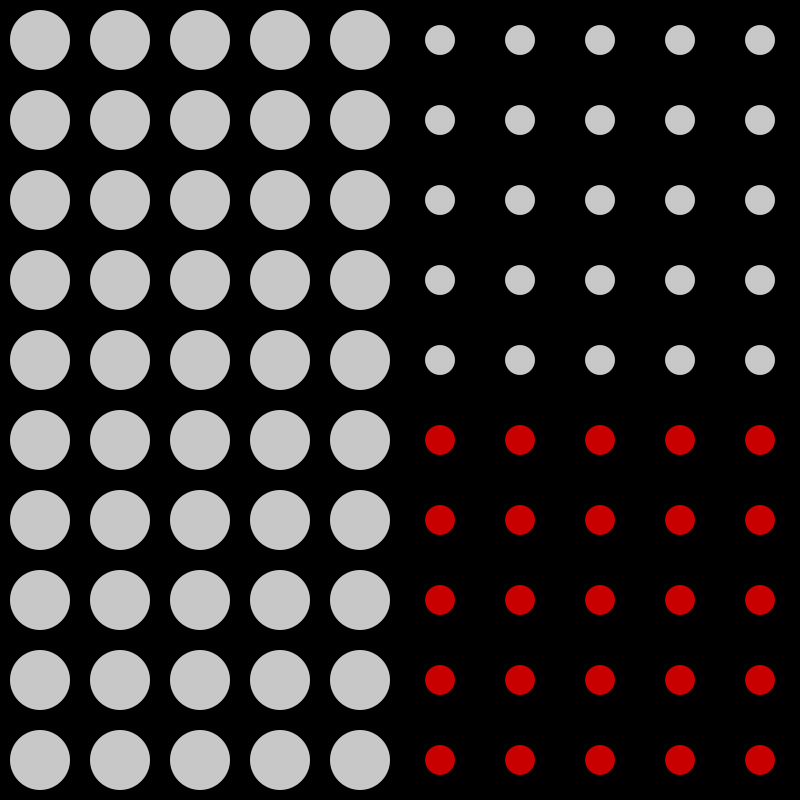
Frame 1 (no input)
Frame 60 (the mouse pressed at the canvas centre just before this capture): identical to frame 1, image omitted
Frame 120 (the mouse held since frame 60 and released just before this capture): identical to frame 1, image omitted

The Processing sketch that drew this single still picture (run headless with seeded random() and noise(); from frame 60 on, the mouse is pressed at the canvas centre):

// Processing sketch: sketch_181010c
// ── sketch_181010c.pde
// Code 1 FA_18
// Bryan Ma

// 2d arrays part 2

// this sketch uses a 2d array of booleans.
// it fills the array based on the value of i and j in the loop, seeing if its
//  halfway through the loop in that dimension. if it is, it sets the value to true.
// in the draw loop, based on if the boolean is true or not, it sets the color of an
//  ellipse being drawn. 

// add an additional 2d array that will be used to store the sizes of each of the 
//  ellipses being drawn. that is, some ellipses should be large, some should be small, 
//  etc. Map the value in the setup loops. for example, the ellipses should be large 
//  on the left and small on the right. 
// Replace the w and h values filling the ellipse with the new values from your new
//  ellipse size 2d array.

int gridW = 10;
int gridH = 10;
float[][] size  = new float[gridW][gridH];
boolean[][] isRed = new boolean[gridW][gridH];

void setup() {
  size(800, 800);
  noStroke();
  for (int i = 0; i < gridW; i++) {
    for (int j = 0; j < gridH; j++) {
      if (i >= gridW/2 && j >= gridH/2) {
        isRed[i][j] = true;
       // size[i][j] = 15;
      } else {
        isRed[i][j] = false;
        //size[i][j] = 15;
      }
    }
  }
  for (int i = 0; i < gridW; i++) {
    for (int j = 0; j < gridH; j++) {
      if (i >= gridW/2) {
        size[i][j] = 30;
      } else {
        size[i][j] = 60;
      }
    }
  }
}

void draw() {
  float siz;
  background(0);
  for (int i = 0; i < gridW; i++) {
    for (int j = 0; j < gridH; j++) {
      siz = size[i][j];
      if (isRed[i][j] == true) {
        fill(200, 0, 0);
        
      } else {
        fill(200, 200, 200);
        
      }
      float w = width/gridW;
      float h = height/gridH;
      float xPos = i * width/gridW + w/2;
      float yPos = j * height/gridH + h/2;
      
      ellipse(xPos, yPos, siz, siz);
    }
  }
}
